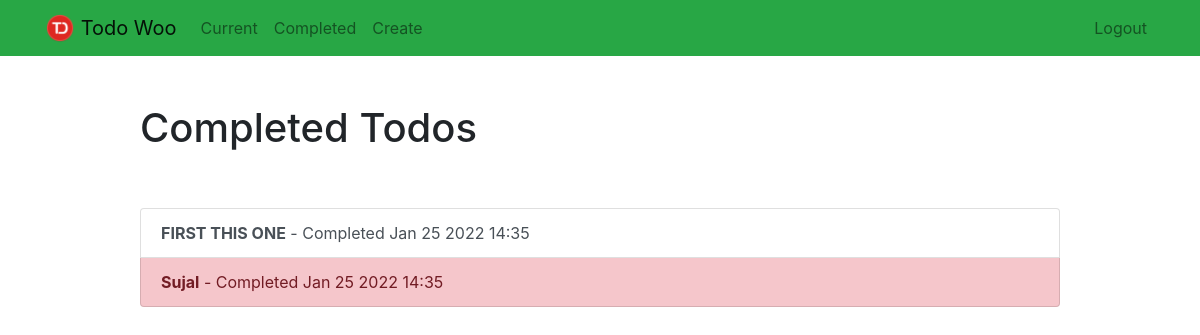
Page /completed/ (signed in) on the earlier database version.
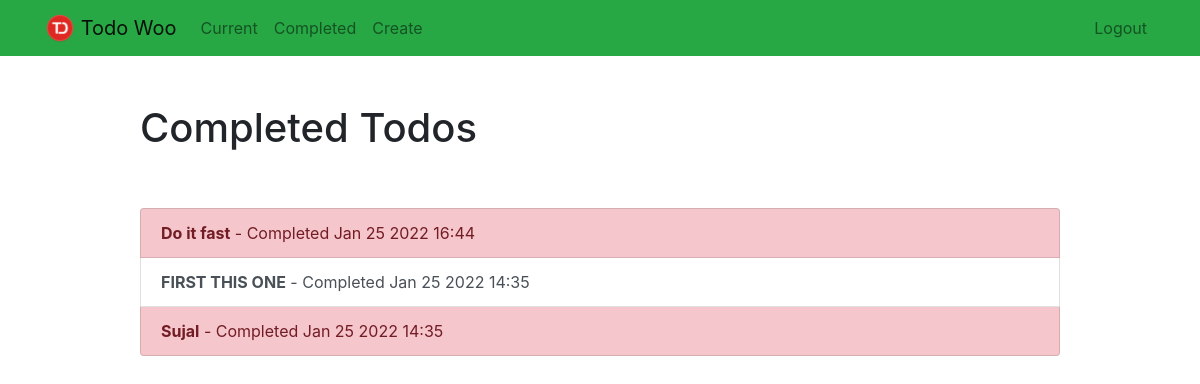
Same page on the later database version.
### todo/models.py (models this page shows, shortened)
class Todo(models.Model):
    title = models.CharField(max_length=100)
    memo = models.TextField(blank=True)
    created = models.DateTimeField(auto_now_add=True)
    datecompleted = models.DateTimeField(null=True, blank=True)
    important = models.BooleanField(default=False)
    user = models.ForeignKey(User, on_delete=models.CASCADE)

### todo/views.py (the view)
# urls.py: path('completed/', views.completedtodos, name='completedtodos'),
@login_required
def completedtodos(request):
    todos = Todo.objects.filter(user=request.user, datecompleted__isnull=False).order_by('-datecompleted')
    return render(request, 'todo/completedtodos.html', {'todos':todos})

### todo/templates/todo/completedtodos.html
{% extends "todo/base.html" %}
{% block content %}
    <div class="row justify-content-center mt-5">
        <div class="col-md-10">
            <h1>Completed Todos</h1>
        </div>
    </div>
    <div class="row justify-content-center mt-5">
        <div class="col-md-10">
            <div class="list-group">
                {% for todo in todos %}
                    <a href="{% url 'viewtodo' todo.id %}" class="list-group-item list-group-item-action{% if todo.important %} list-group-item-danger{% endif %}"><b>{{ todo.title }}</b> - Completed {{ todo.datecompleted|date:'M j Y H:i' }}</a>
                {% endfor %}
            </div>
        </div>
    </div>
{% endblock %}

### todo/templates/todo/base.html (shortened to what this page needs)
{% load static %}
<!doctype html>
<html lang="en">
<head>
    <link rel="stylesheet" href="https://stackpath.bootstrapcdn.com/bootstrap/4.4.1/css/bootstrap.min.css">
</head>
<body>
<nav class="navbar navbar-expand-md navbar-light bg-success">
<div class="container">
    <a class="navbar-brand" href="{% url 'home' %}">
         <img src="{% static 'todo/logo.png' %}" width="30" height="30" class="d-inline-block align-top">
        <span>Todo Woo</span>
    </a>
    <div class="collapse navbar-collapse" id="navbarNav">
    {% if user.is_authenticated %}
        <ul class="navbar-nav mr-auto">
                <li class="nav-item {{ current }}">
                    <a class="nav-link" href="{% url 'currenttodos' %}">Current</a>
                </li>
                <li class="nav-item {{ completed }}">
                    <a class="nav-link" href="{% url 'completedtodos' %}">Completed</a>
                </li>
                <li class="nav-item {{ create }}">
                    <a class="nav-link" href="{% url 'createtodo' %}">Create</a>
                </li>
        </ul>
    {% endif %}
    <ul class="navbar-nav ml-auto">
            {% if user.is_authenticated %}
                <li class="nav-item">
                    <a href="#" onclick="$('#signOutBtn').click()" class="nav-link">Logout</a>
                </li>
            {% endif %}
        </ul>
    </div>
</div>
</nav>
<div class="container">
{% block content %}{% endblock %}
</div>
</body>
</html>

Differences in the rows shown:
now on this page (row edited): Todo: title "Do it fast", datecompleted "Jan 25 2022 16:44"
